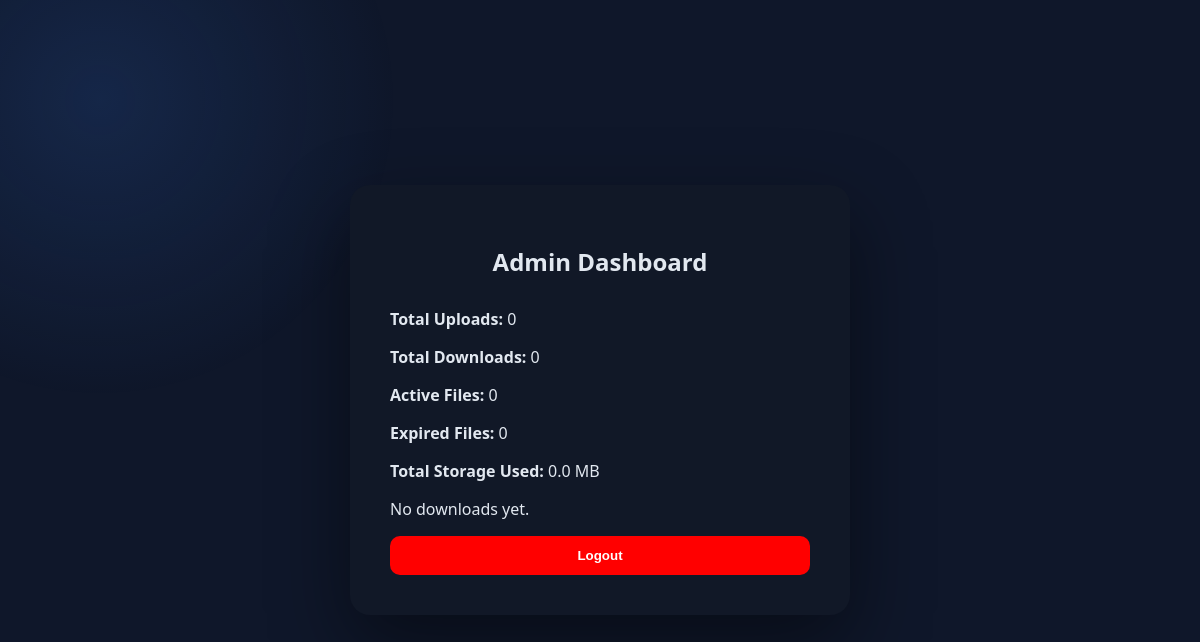
Before: /admin (signed in) with the older database file.
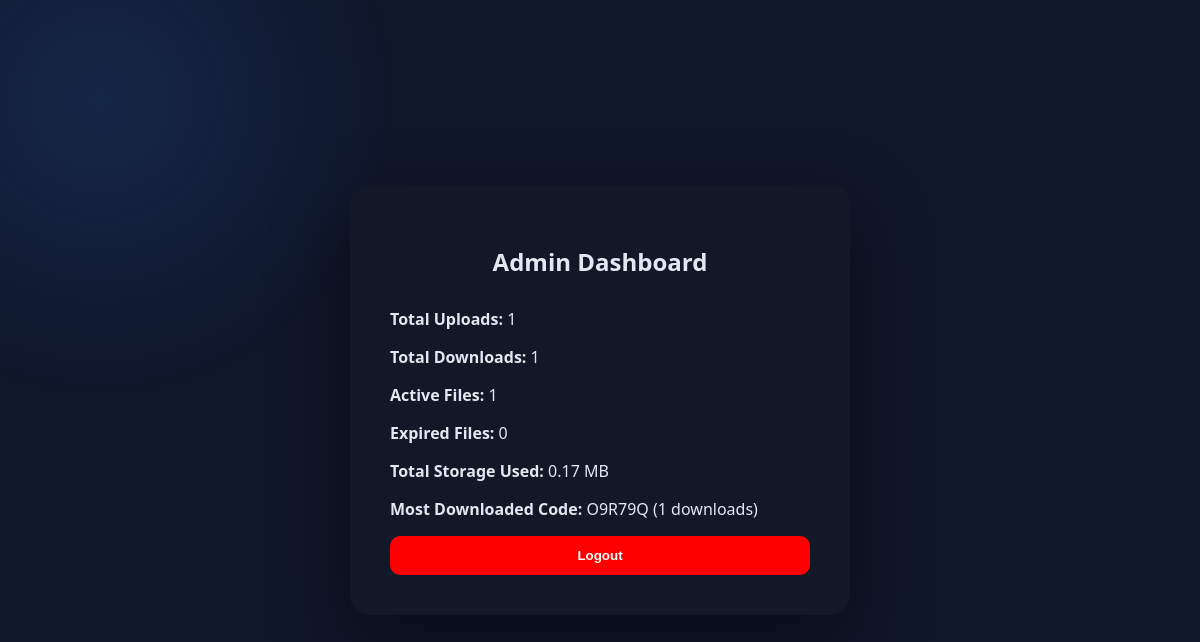
After: the same page with the newer database file.
### tables this page shows
CREATE TABLE files (
                id INTEGER PRIMARY KEY AUTOINCREMENT,
                code TEXT UNIQUE NOT NULL,
                filename TEXT NOT NULL,
                original_name TEXT NOT NULL,
                upload_time INTEGER NOT NULL,
                expires_at INTEGER NOT NULL,
                downloads INTEGER DEFAULT 0,
                created_date TEXT,
                uploader_ip TEXT,
                downloader_ip TEXT,
                file_size INTEGER DEFAULT 0
            );

### app.py (the view)
@app.route("/admin")
def admin_dashboard():
    if not session.get("admin_logged_in"):
        return redirect(url_for("admin_login"))
    conn = get_connection()
    cursor = conn.cursor()
    current_time = int(time.time())
    cursor.execute("SELECT COUNT(*) FROM files")
    total_files = cursor.fetchone()[0]
    cursor.execute("SELECT COALESCE(SUM(downloads), 0) FROM files")
    total_downloads = cursor.fetchone()[0]
    cursor.execute(
        "SELECT COUNT(*) FROM files WHERE expires_at > ?",
        (current_time,)
    )
    active_files = cursor.fetchone()[0]
    cursor.execute(
        "SELECT COUNT(*) FROM files WHERE expires_at < ?",
        (current_time,)
    )
    expired_files = cursor.fetchone()[0]
    cursor.execute("""
        SELECT code, downloads
        FROM files
        ORDER BY downloads DESC
        LIMIT 1
    """)
    most_downloaded = cursor.fetchone()
    cursor.execute("SELECT COALESCE(SUM(file_size), 0) FROM files")
    total_storage = cursor.fetchone()[0]
    total_storage_mb = round(total_storage / (1024 * 1024), 2)
    conn.close()
    return render_template(
        "admin_dashboard.html",
        total_files=total_files,
        total_downloads=total_downloads,
        active_files=active_files,
        expired_files=expired_files,
        most_downloaded=most_downloaded,
        total_storage=total_storage_mb
    )

### database.py (called while the page is built)
def get_connection():
    if DATABASE_URL:
        conn = psycopg2.connect(DATABASE_URL)
        return conn
    conn = sqlite3.connect(DATABASE_PATH)
    conn.row_factory = sqlite3.Row
    return conn

### templates/admin_dashboard.html (shortened to what this page needs)
<!DOCTYPE html>
<html>
<head>
    <link rel="stylesheet" href="{{ url_for('static', filename='css/style.css') }}">
</head>
<body>
<div class="container">
    <h2 style="text-align:center;">Admin Dashboard</h2>
    <div style="margin-top:30px;">
        <p><strong>Total Uploads:</strong> {{ total_files }}</p>
        <p><strong>Total Downloads:</strong> {{ total_downloads }}</p>
        <p><strong>Active Files:</strong> {{ active_files }}</p>
        <p><strong>Expired Files:</strong> {{ expired_files }}</p>
        <p><strong>Total Storage Used:</strong> {{ total_storage }} MB</p>
        {% if most_downloaded %}
            <p>
                <strong>Most Downloaded Code:</strong>
                {{ most_downloaded['code'] }}
                ({{ most_downloaded['downloads'] }} downloads)
            </p>
        {% else %}
            <p>No downloads yet.</p>
        {% endif %}
<a href="/admin/logout">
    <button style="background:red;">Logout</button>
</a>
    </div>
</div>
</body>
</html>

### static/css/style.css (style rules this page uses)
:root { --bg-main: #0f172a; --bg-card: #111827; --bg-surface: #1e293b; --bg-input: #0f172a; --text-main: #e2e8f0; --text-muted: #94a3b8; --primary: #3b82f6; --primary-hover: #2563eb; --danger: #dc2626; --success: #16a34a; --border: #334155; }
* { box-sizing: border-box; }
body { margin: 0; font-family: 'Segoe UI', system-ui, -apple-system, sans-serif; background: var(--bg-main); color: var(--text-main); display: flex; justify-content: center; align-items: center; min-height: 100vh; transition: 0.3s ease; }
body::before { content: ""; position: fixed; top: -200px; left: -200px; width: 600px; height: 600px; background: radial-gradient(circle, rgba(59,130,246,0.15), transparent 70%); z-index: -1; }
.container { width: 100%; max-width: 500px; background: var(--bg-card); padding: 40px; border-radius: 20px; box-shadow: 0 30px 80px rgba(0,0,0,0.45); position: relative; }
button { width: 100%; padding: 12px; border-radius: 10px; border: none; background: var(--primary); color: white; font-weight: 600; cursor: pointer; transition: 0.2s ease; }

Changed rows visible on the page:
added files: code "O9R79Q", downloads "1"
Other visible differences:
{{ total_files }}: "0" → "1"
{{ total_downloads }}: "0" → "1"
{{ active_files }}: "0" → "1"
{{ total_storage }}: "0.0" → "0.17"
text no longer shown: "No downloads yet."
text now shown: "Most Downloaded Code: ( downloads)"
